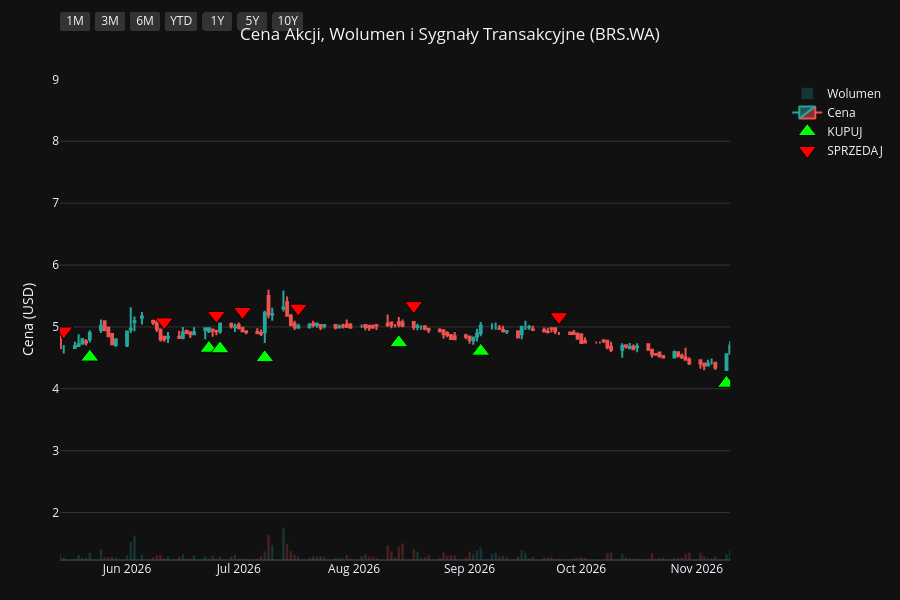
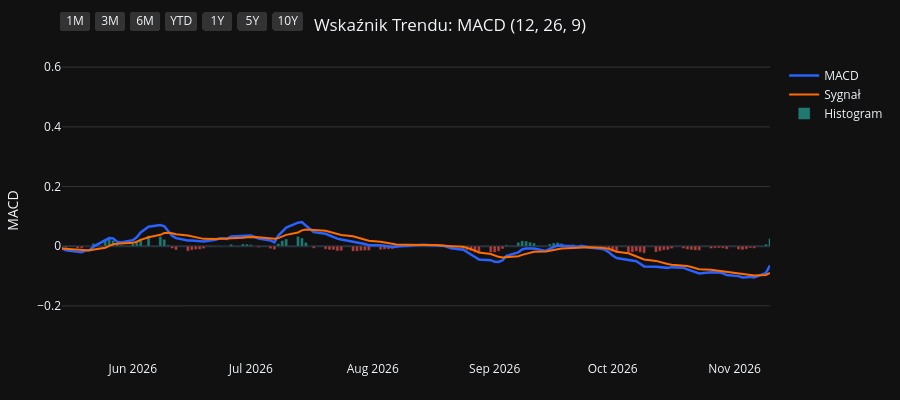
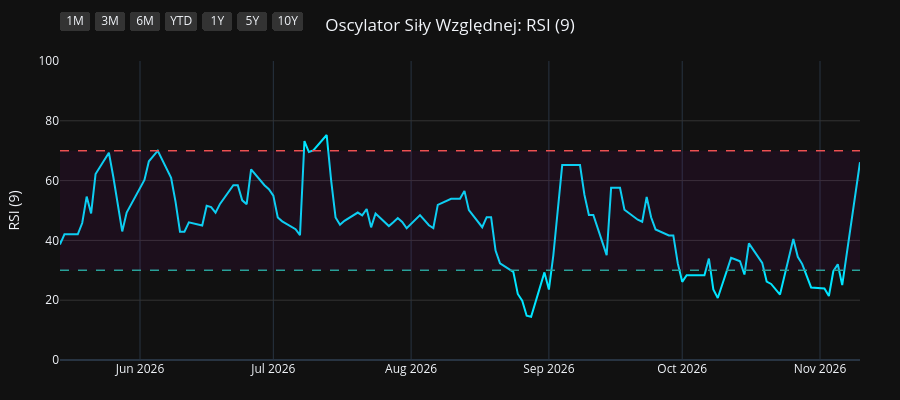
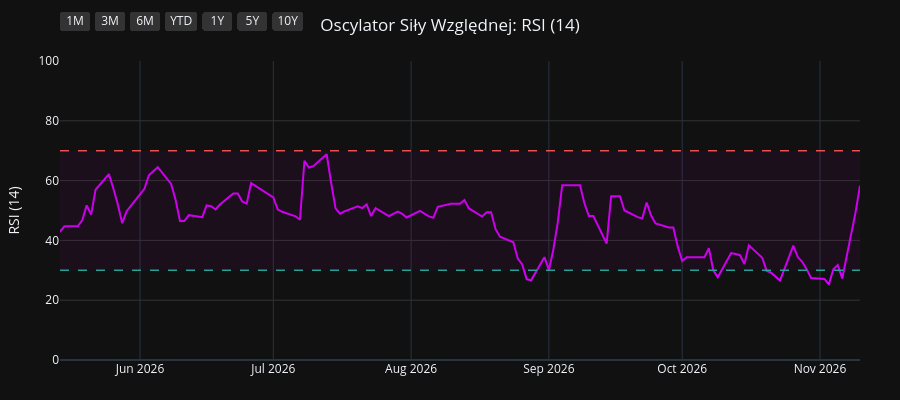

Write notebook code for charts like these, in order.
### Code cell
import os
import yfinance as yf
import pandas as pd
import pandas_ta as ta
import plotly.graph_objects as go
from plotly.subplots import make_subplots

# 1. Pobranie i przygotowanie danych
symbol = os.environ.get("STOCK_TICKER", "").strip().upper()
if not symbol:
    raise RuntimeError("Set STOCK_TICKER before running price_extractor.ipynb")
df = yf.Ticker(symbol).history(period="10y")
df.index = df.index.tz_localize(None)

# Wskaźniki i sygnały
df.ta.macd(fast=12, slow=26, signal=9, append=True)
df.ta.rsi(length=9, append=True)
df.ta.rsi(length=14, append=True)
df.ta.rsi(length=21, append=True)
df.dropna(inplace=True)

macd = df['MACD_12_26_9']
signal = df['MACDs_12_26_9']
wczorajszy_macd = macd.shift(1)
wczorajszy_signal = signal.shift(1)

df['Decyzja'] = 'BRAK'
df.loc[(macd > signal) & (wczorajszy_macd <= wczorajszy_signal), 'Decyzja'] = 'KUPUJ'
df.loc[(macd < signal) & (wczorajszy_macd >= wczorajszy_signal), 'Decyzja'] = 'SPRZEDAJ'

df_kupuj = df[df['Decyzja'] == 'KUPUJ']
df_sprzedaj = df[df['Decyzja'] == 'SPRZEDAJ']
df_dywidendy = df[df['Dividends'] > 0]
df_splity = df[df['Stock Splits'] > 0]

# Wspólna konfiguracja osi X
konfiguracja_osi_x = dict(
    type="date",
    showspikes=True, spikemode="across", spikesnap="cursor", spikedash="dot", spikecolor="#ffffff", spikethickness=1, hoverformat="%Y-%m-%d",
    rangeselector=dict(
        buttons=list([
            dict(count=1, label="1M", step="month", stepmode="backward"),
            dict(count=3, label="3M", step="month", stepmode="backward"),
            dict(count=6, label="6M", step="month", stepmode="backward"),
            dict(count=1, label="YTD", step="year", stepmode="todate"),
            dict(count=1, label="1Y", step="year", stepmode="backward"),
            dict(count=5, label="5Y", step="year", stepmode="backward"),
            dict(step="all", label="10Y")
        ]),
        bgcolor="#333333", activecolor="#2962ff", x=0, y=1.1
    )
)

# ==========================================
# WYKRES 1: CENA + WOLUMEN + SYGNAŁY
# ==========================================
fig1 = make_subplots(specs=[[{"secondary_y": True}]])

kolory_wolumenu = ['#26a69a' if row['Close'] >= row['Open'] else '#ef5350' for index, row in df.iterrows()]
fig1.add_trace(go.Bar(x=df.index, y=df['Volume'], marker_color=kolory_wolumenu, opacity=0.25, name='Wolumen'), secondary_y=True)
fig1.add_trace(go.Candlestick(x=df.index, open=df['Open'], high=df['High'], low=df['Low'], close=df['Close'], name='Cena', increasing_line_color='#26a69a', decreasing_line_color='#ef5350'), secondary_y=False)
fig1.add_trace(go.Scatter(x=df_kupuj.index, y=df_kupuj['Low'] * 0.95, customdata=df_kupuj[['Low', 'High']], mode='markers', marker=dict(symbol='triangle-up', size=16, color='#00ff00', line=dict(width=1, color='black')), name='KUPUJ', hovertemplate='KUPUJ<br>Najniższa: %{customdata[0]:.2f}<br>Najwyższa: %{customdata[1]:.2f}<extra></extra>'), secondary_y=False)
fig1.add_trace(go.Scatter(x=df_sprzedaj.index, y=df_sprzedaj['High'] * 1.05, customdata=df_sprzedaj[['Low', 'High']], mode='markers', marker=dict(symbol='triangle-down', size=16, color='#ff0000', line=dict(width=1, color='black')), name='SPRZEDAJ', hovertemplate='SPRZEDAJ<br>Najniższa: %{customdata[0]:.2f}<br>Najwyższa: %{customdata[1]:.2f}<extra></extra>'), secondary_y=False)

if not df_dywidendy.empty:
    fig1.add_trace(go.Scatter(x=df_dywidendy.index, y=df_dywidendy['Low'] * 0.90, mode='markers+text', marker=dict(symbol='circle', size=12, color='#29b6f6', line=dict(width=1, color='white')), text=df_dywidendy['Dividends'].apply(lambda x: f"{x}$"), textposition="bottom center", name='Dywidenda', showlegend=False, hovertemplate='Dywidenda: %{text}<extra></extra>', textfont=dict(color="#29b6f6")), secondary_y=False)
if not df_splity.empty:
                    fig1.add_trace(go.Scatter(x=df_splity.index, y=df_splity['High'], mode='markers+text', marker=dict(symbol='star', size=16, color='#ffee58', line=dict(width=1, color='black')), text=df_splity['Stock Splits'].apply(lambda x: f"{x:g}:1" if x >= 1 else f"1:{1 / x:g}"), textposition="top center", name='Split', hovertemplate='%{text}<extra></extra>', textfont=dict(color="#ffee58")), secondary_y=False)

fig1.update_layout(title=dict(text=f"Cena Akcji, Wolumen i Sygnały Transakcyjne ({symbol})", x=0.5, xanchor='center'), dragmode='pan', xaxis_rangeslider_visible=False, template='plotly_dark', height=600, hovermode='x unified', margin=dict(l=60, r=40, t=60, b=40))
fig1.update_xaxes(**konfiguracja_osi_x)
fig1.update_xaxes(range=[df.index.max() - pd.Timedelta(days=180), df.index.max()])
fig1.update_yaxes(title_text="Cena (USD)", secondary_y=False, gridcolor='#333333')
fig1.update_yaxes(range=[0, df['Volume'].max() * 4], showgrid=False, showticklabels=False, secondary_y=True)
fig1.show(config={'scrollZoom': True})

# ==========================================
# WYKRES 2: WSKAŹNIK MACD
# ==========================================
fig2 = go.Figure()
fig2.add_trace(go.Scatter(x=df.index, y=df['MACD_12_26_9'], line=dict(color='#2962ff', width=2.5), name='MACD'))
fig2.add_trace(go.Scatter(x=df.index, y=df['MACDs_12_26_9'], line=dict(color='#ff6d00', width=2), name='Sygnał'))
kolory_macd = ['#26a69a' if val >= 0 else '#ef5350' for val in df['MACDh_12_26_9']]
fig2.add_trace(go.Bar(x=df.index, y=df['MACDh_12_26_9'], marker_color=kolory_macd, name='Histogram', opacity=0.7))
fig2.update_layout(title=dict(text="Wskaźnik Trendu: MACD (12, 26, 9)", x=0.5, xanchor='center'), dragmode='pan', xaxis_rangeslider_visible=False, template='plotly_dark', height=400, hovermode='x unified', margin=dict(l=60, r=40, t=60, b=40))
fig2.update_xaxes(**konfiguracja_osi_x)
fig2.update_xaxes(range=[df.index.max() - pd.Timedelta(days=180), df.index.max()])
fig2.update_yaxes(title_text="MACD", gridcolor='#333333')
fig2.show(config={'scrollZoom': True})

# ==========================================
# WYKRES 3: OSCYLATOR RSI (9)
# ==========================================
fig3 = go.Figure()
fig3.add_trace(go.Scatter(x=df.index, y=df['RSI_9'], line=dict(color='#00e5ff', width=2), name='RSI (9)'))
fig3.add_hline(y=70, line_dash="dash", line_color="#ef5350", line_width=1.5)
fig3.add_hline(y=30, line_dash="dash", line_color="#26a69a", line_width=1.5)
fig3.add_hrect(y0=30, y1=70, line_width=0, fillcolor="purple", opacity=0.1)
fig3.update_layout(title=dict(text="Oscylator Siły Względnej: RSI (9)", x=0.5, xanchor='center'), dragmode='pan', xaxis_rangeslider_visible=False, template='plotly_dark', height=400, hovermode='x unified', margin=dict(l=60, r=40, t=60, b=40))
fig3.update_xaxes(**konfiguracja_osi_x)
fig3.update_xaxes(range=[df.index.max() - pd.Timedelta(days=180), df.index.max()])
fig3.update_yaxes(title_text="RSI (9)", range=[0, 100], gridcolor='#333333')
fig3.show(config={'scrollZoom': True})

# ==========================================
# WYKRES 4: OSCYLATOR RSI (14)
# ==========================================
fig4 = go.Figure()
fig4.add_trace(go.Scatter(x=df.index, y=df['RSI_14'], line=dict(color='#d500f9', width=2), name='RSI (14)'))
fig4.add_hline(y=70, line_dash="dash", line_color="#ef5350", line_width=1.5)
fig4.add_hline(y=30, line_dash="dash", line_color="#26a69a", line_width=1.5)
fig4.add_hrect(y0=30, y1=70, line_width=0, fillcolor="purple", opacity=0.1)
fig4.update_layout(title=dict(text="Oscylator Siły Względnej: RSI (14)", x=0.5, xanchor='center'), dragmode='pan', xaxis_rangeslider_visible=False, template='plotly_dark', height=400, hovermode='x unified', margin=dict(l=60, r=40, t=60, b=40))
fig4.update_xaxes(**konfiguracja_osi_x)
fig4.update_xaxes(range=[df.index.max() - pd.Timedelta(days=180), df.index.max()])
fig4.update_yaxes(title_text="RSI (14)", range=[0, 100], gridcolor='#333333')
fig4.show(config={'scrollZoom': True})

# ==========================================
# WYKRES 5: OSCYLATOR RSI (21)
# ==========================================
fig5 = go.Figure()
fig5.add_trace(go.Scatter(x=df.index, y=df['RSI_21'], line=dict(color='#64dd17', width=2), name='RSI (21)'))
fig5.add_hline(y=70, line_dash="dash", line_color="#ef5350", line_width=1.5)
fig5.add_hline(y=30, line_dash="dash", line_color="#26a69a", line_width=1.5)
fig5.add_hrect(y0=30, y1=70, line_width=0, fillcolor="purple", opacity=0.1)
fig5.update_layout(title=dict(text="Oscylator Siły Względnej: RSI (21)", x=0.5, xanchor='center'), dragmode='pan', xaxis_rangeslider_visible=False, template='plotly_dark', height=400, hovermode='x unified', margin=dict(l=60, r=40, t=60, b=40))
fig5.update_xaxes(**konfiguracja_osi_x)
fig5.update_xaxes(range=[df.index.max() - pd.Timedelta(days=180), df.index.max()])
fig5.update_yaxes(title_text="RSI (21)", range=[0, 100], gridcolor='#333333')
fig5.show(config={'scrollZoom': True})

### Figure 1 — Plotly figure (JSON) as saved in the notebook; plotly's stock layout.template omitted (floating-point values rounded to 4 significant figures; data arrays with more than 128 entries replaced by an {"elided": "..."} marker saying what was removed)
{"data": [{"marker": {"color": {"elided": "2506 str values"}}, "name": "Wolumen", "opacity": 0.25, "type": "bar", "x": {"elided": "2506 str values"}, "xaxis": "x", "y": {"elided": "2506 int values"}, "yaxis": "y2"}, {"close": {"elided": "2506 float values"}, "decreasing": {"line": {"color": "#ef5350"}}, "high": {"elided": "2506 float values"}, "increasing": {"line": {"color": "#26a69a"}}, "low": {"elided": "2506 float values"}, "name": "Cena", "open": {"elided": "2506 float values"}, "type": "candlestick", "x": {"elided": "2506 str values"}, "xaxis": "x", "yaxis": "y"}, {"customdata": {"elided": "89x2 float values"}, "hovertemplate": "KUPUJ<br>Najniższa: %{customdata[0]:.2f}<br>Najwyższa: %{customdata[1]:.2f}<extra></extra>", "marker": {"color": "#00ff00", "line": {"color": "black", "width": 1}, "size": 16, "symbol": "triangle-up"}, "mode": "markers", "name": "KUPUJ", "type": "scatter", "x": ["2017-04-12T00:00:00", "2017-05-23T00:00:00", "2017-06-21T00:00:00", "2017-08-02T00:00:00", "2017-08-28T00:00:00", "2017-09-27T00:00:00", "2017-11-21T00:00:00", "2017-12-29T00:00:00", "2018-02-01T00:00:00", "2018-02-23T00:00:00", "2018-04-23T00:00:00", "2018-07-05T00:00:00", "2018-08-20T00:00:00", "2018-09-27T00:00:00", "2018-10-31T00:00:00", "2019-01-14T00:00:00", "2019-01-24T00:00:00", "2019-03-15T00:00:00", "2019-03-26T00:00:00", "2019-06-03T00:00:00", "2019-09-12T00:00:00", "2019-10-14T00:00:00", "2019-12-05T00:00:00", "2020-04-07T00:00:00", "2020-05-08T00:00:00", "2020-06-12T00:00:00", "2020-07-02T00:00:00", "2020-08-25T00:00:00", "2020-09-22T00:00:00", "2020-11-06T00:00:00", "2020-12-29T00:00:00", "2021-02-10T00:00:00", "2021-03-22T00:00:00", "2021-04-16T00:00:00", "2021-05-06T00:00:00", "2021-05-17T00:00:00", "2021-06-11T00:00:00", "2021-07-14T00:00:00", "2021-07-29T00:00:00", "2021-10-20T00:00:00", "2021-12-07T00:00:00", "2021-12-16T00:00:00", "2022-03-08T00:00:00", "2022-04-21T00:00:00", "2022-04-29T00:00:00", "2022-06-27T00:00:00", "2022-08-19T00:00:00", "2022-10-20T00:00:00", "2022-12-29T00:00:00", "2023-01-30T00:00:00", "2023-02-27T00:00:00", "2023-03-16T00:00:00", "2023-04-17T00:00:00", "2023-07-28T00:00:00", "2023-08-25T00:00:00", "2023-09-15T00:00:00", "2023-10-27T00:00:00", "2023-10-31T00:00:00", "2023-11-09T00:00:00", "2023-11-17T00:00:00", "2024-01-11T00:00:00", "2024-02-05T00:00:00", "2024-04-03T00:00:00", "2024-04-08T00:00:00", "2024-06-07T00:00:00", "2024-06-28T00:00:00", "2024-07-30T00:00:00", "2024-08-30T00:00:00", "2024-11-06T00:00:00", "2024-12-04T00:00:00", "2025-02-18T00:00:00", "2025-02-24T00:00:00", "2025-04-03T00:00:00", "2025-05-29T00:00:00", "2025-06-18T00:00:00", "2025-08-21T00:00:00", "2025-09-12T00:00:00", "2025-12-17T00:00:00", "2026-03-12T00:00:00", "2026-03-31T00:00:00", "2026-04-02T00:00:00", "2026-04-27T00:00:00", "2026-05-22T00:00:00", "2026-06-23T00:00:00", "2026-06-26T00:00:00", "2026-07-08T00:00:00", "2026-08-13T00:00:00", "2026-09-04T00:00:00", "2026-11-09T00:00:00"], "xaxis": "x", "y": [7.561, 7.374, 6.775, 6.923, 6.511, 6.318, 6.376, 5.699, 6.118, 6.047, 5.635, 4.289, 4.115, 3.201, 3.072, 2.988, 2.995, 2.904, 2.866, 2.525, 2.737, 2.814, 2.618, 2.415, 2.26, 2.26, 2.251, 2.235, 2.125, 1.784, 1.964, 1.884, 2.054, 2.048, 2.074, 2.087, 2.125, 2.222, 2.177, 2.009, 2.193, 2.19, 1.948, 2.306, 2.27, 3.965, 3.708, 3.038, 3.565, 3.98, 4.04, 4.236, 4.801, 5.463, 5.088, 4.98, 5.038, 4.98, 4.946, 4.955, 5.08, 5.013, 4.971, 4.971, 5.175, 5.022, 4.878, 4.627, 4.77, 4.627, 4.6, 4.582, 4.132, 6.137, 5.985, 5.662, 5.32, 5.244, 4.304, 4.323, 4.323, 4.227, 4.513, 4.655, 4.645, 4.503, 4.745, 4.607, 4.09], "yaxis": "y"}, {"customdata": {"elided": "89x2 float values"}, "hovertemplate": "SPRZEDAJ<br>Najniższa: %{customdata[0]:.2f}<br>Najwyższa: %{customdata[1]:.2f}<extra></extra>", "marker": {"color": "#ff0000", "line": {"color": "black", "width": 1}, "size": 16, "symbol": "triangle-down"}, "mode": "markers", "name": "SPRZEDAJ", "type": "scatter", "x": ["2017-02-13T00:00:00", "2017-04-25T00:00:00", "2017-05-29T00:00:00", "2017-07-17T00:00:00", "2017-08-09T00:00:00", "2017-09-12T00:00:00", "2017-11-10T00:00:00", "2017-12-01T00:00:00", "2018-01-25T00:00:00", "2018-02-15T00:00:00", "2018-03-06T00:00:00", "2018-05-16T00:00:00", "2018-08-14T00:00:00", "2018-09-04T00:00:00", "2018-10-24T00:00:00", "2019-01-09T00:00:00", "2019-01-17T00:00:00", "2019-02-19T00:00:00", "2019-03-21T00:00:00", "2019-04-15T00:00:00", "2019-08-01T00:00:00", "2019-10-01T00:00:00", "2019-10-22T00:00:00", "2020-02-03T00:00:00", "2020-05-04T00:00:00", "2020-06-10T00:00:00", "2020-06-17T00:00:00", "2020-07-31T00:00:00", "2020-09-08T00:00:00", "2020-10-01T00:00:00", "2020-12-22T00:00:00", "2021-01-12T00:00:00", "2021-03-16T00:00:00", "2021-03-23T00:00:00", "2021-04-19T00:00:00", "2021-05-13T00:00:00", "2021-06-08T00:00:00", "2021-06-24T00:00:00", "2021-07-20T00:00:00", "2021-08-25T00:00:00", "2021-11-26T00:00:00", "2021-12-13T00:00:00", "2022-01-11T00:00:00", "2022-04-12T00:00:00", "2022-04-27T00:00:00", "2022-05-24T00:00:00", "2022-07-15T00:00:00", "2022-09-07T00:00:00", "2022-11-29T00:00:00", "2023-01-16T00:00:00", "2023-02-14T00:00:00", "2023-03-03T00:00:00", "2023-03-29T00:00:00", "2023-05-08T00:00:00", "2023-08-07T00:00:00", "2023-09-08T00:00:00", "2023-10-02T00:00:00", "2023-10-30T00:00:00", "2023-11-02T00:00:00", "2023-11-13T00:00:00", "2023-12-22T00:00:00", "2024-01-16T00:00:00", "2024-03-04T00:00:00", "2024-04-04T00:00:00", "2024-05-16T00:00:00", "2024-06-12T00:00:00", "2024-07-09T00:00:00", "2024-08-09T00:00:00", "2024-10-24T00:00:00", "2024-11-18T00:00:00", "2025-01-13T00:00:00", "2025-02-19T00:00:00", "2025-03-03T00:00:00", "2025-05-13T00:00:00", "2025-06-02T00:00:00", "2025-07-01T00:00:00", "2025-08-29T00:00:00", "2025-10-23T00:00:00", "2026-01-13T00:00:00", "2026-03-27T00:00:00", "2026-04-01T00:00:00", "2026-04-23T00:00:00", "2026-05-15T00:00:00", "2026-06-11T00:00:00", "2026-06-25T00:00:00", "2026-07-02T00:00:00", "2026-07-17T00:00:00", "2026-08-17T00:00:00", "2026-09-25T00:00:00"], "xaxis": "x", "y": [8.456, 8.278, 8.186, 7.887, 7.709, 7.146, 7.025, 6.791, 6.605, 6.847, 6.904, 6.157, 4.584, 4.584, 3.452, 3.331, 3.331, 3.438, 3.203, 3.303, 3.185, 3.178, 3.157, 3.16, 2.562, 2.598, 2.577, 2.662, 2.463, 2.349, 2.171, 2.239, 2.288, 2.349, 2.306, 2.313, 2.37, 2.506, 2.381, 2.541, 2.417, 2.42, 2.627, 2.523, 2.527, 4.271, 4.832, 4.29, 4.382, 4.349, 4.499, 4.524, 5.115, 6.123, 5.992, 5.568, 5.808, 5.614, 5.55, 5.568, 5.67, 5.642, 5.614, 5.577, 5.707, 5.729, 5.6, 5.362, 5.421, 5.392, 5.66, 5.143, 4.965, 6.534, 6.762, 7.056, 6.216, 6.867, 6.279, 4.987, 5.229, 4.778, 4.935, 5.082, 5.187, 5.25, 5.303, 5.345, 5.166], "yaxis": "y"}, {"hovertemplate": "Dywidenda: %{text}<extra></extra>", "marker": {"color": "#29b6f6", "line": {"color": "white", "width": 1}, "size": 12, "symbol": "circle"}, "mode": "markers+text", "name": "Dywidenda", "showlegend": false, "text": ["0.92$", "0.74$", "0.44$", "0.35$"], "textfont": {"color": "#29b6f6"}, "textposition": "bottom center", "type": "scatter", "x": ["2022-06-02T00:00:00", "2023-05-26T00:00:00", "2024-05-24T00:00:00", "2025-05-27T00:00:00"], "xaxis": "x", "y": [3.735, 5.437, 4.715, 5.49], "yaxis": "y"}], "layout": {"dragmode": "pan", "height": 600, "hovermode": "x unified", "margin": {"b": 40, "l": 60, "r": 40, "t": 60}, "title": {"text": "Cena Akcji, Wolumen i Sygnały Transakcyjne (BRS.WA)", "x": 0.5, "xanchor": "center"}, "xaxis": {"anchor": "y", "domain": [0.0, 0.94], "hoverformat": "%Y-%m-%d", "range": ["2026-05-14T00:00:00", "2026-11-10T00:00:00"], "rangeselector": {"activecolor": "#2962ff", "bgcolor": "#333333", "buttons": [{"count": 1, "label": "1M", "step": "month", "stepmode": "backward"}, {"count": 3, "label": "3M", "step": "month", "stepmode": "backward"}, {"count": 6, "label": "6M", "step": "month", "stepmode": "backward"}, {"count": 1, "label": "YTD", "step": "year", "stepmode": "todate"}, {"count": 1, "label": "1Y", "step": "year", "stepmode": "backward"}, {"count": 5, "label": "5Y", "step": "year", "stepmode": "backward"}, {"label": "10Y", "step": "all"}], "x": 0, "y": 1.1}, "rangeslider": {"visible": false}, "showspikes": true, "spikecolor": "#ffffff", "spikedash": "dot", "spikemode": "across", "spikesnap": "cursor", "spikethickness": 1, "type": "date"}, "yaxis": {"anchor": "x", "domain": [0.0, 1.0], "gridcolor": "#333333", "title": {"text": "Cena (USD)"}}, "yaxis2": {"anchor": "x", "overlaying": "y", "range": [0, 13039008], "showgrid": false, "showticklabels": false, "side": "right"}}}

### Figure 2 — Plotly figure (JSON) as saved in the notebook; plotly's stock layout.template omitted (floating-point values rounded to 4 significant figures; data arrays with more than 128 entries replaced by an {"elided": "..."} marker saying what was removed)
{"data": [{"line": {"color": "#2962ff", "width": 2.5}, "name": "MACD", "type": "scatter", "x": {"elided": "2506 str values"}, "y": {"elided": "2506 float values"}}, {"line": {"color": "#ff6d00", "width": 2}, "name": "Sygnał", "type": "scatter", "x": {"elided": "2506 str values"}, "y": {"elided": "2506 float values"}}, {"marker": {"color": {"elided": "2506 str values"}}, "name": "Histogram", "opacity": 0.7, "type": "bar", "x": {"elided": "2506 str values"}, "y": {"elided": "2506 float values"}}], "layout": {"dragmode": "pan", "height": 400, "hovermode": "x unified", "margin": {"b": 40, "l": 60, "r": 40, "t": 60}, "title": {"text": "Wskaźnik Trendu: MACD (12, 26, 9)", "x": 0.5, "xanchor": "center"}, "xaxis": {"hoverformat": "%Y-%m-%d", "range": ["2026-05-14T00:00:00", "2026-11-10T00:00:00"], "rangeselector": {"activecolor": "#2962ff", "bgcolor": "#333333", "buttons": [{"count": 1, "label": "1M", "step": "month", "stepmode": "backward"}, {"count": 3, "label": "3M", "step": "month", "stepmode": "backward"}, {"count": 6, "label": "6M", "step": "month", "stepmode": "backward"}, {"count": 1, "label": "YTD", "step": "year", "stepmode": "todate"}, {"count": 1, "label": "1Y", "step": "year", "stepmode": "backward"}, {"count": 5, "label": "5Y", "step": "year", "stepmode": "backward"}, {"label": "10Y", "step": "all"}], "x": 0, "y": 1.1}, "rangeslider": {"visible": false}, "showspikes": true, "spikecolor": "#ffffff", "spikedash": "dot", "spikemode": "across", "spikesnap": "cursor", "spikethickness": 1, "type": "date"}, "yaxis": {"gridcolor": "#333333", "title": {"text": "MACD"}}}}

### Figure 3 — Plotly figure (JSON) as saved in the notebook; plotly's stock layout.template omitted (floating-point values rounded to 4 significant figures; data arrays with more than 128 entries replaced by an {"elided": "..."} marker saying what was removed)
{"data": [{"line": {"color": "#00e5ff", "width": 2}, "name": "RSI (9)", "type": "scatter", "x": {"elided": "2506 str values"}, "y": {"elided": "2506 float values"}}], "layout": {"dragmode": "pan", "height": 400, "hovermode": "x unified", "margin": {"b": 40, "l": 60, "r": 40, "t": 60}, "shapes": [{"line": {"color": "#ef5350", "dash": "dash", "width": 1.5}, "type": "line", "x0": 0, "x1": 1, "xref": "x domain", "y0": 70, "y1": 70, "yref": "y"}, {"line": {"color": "#26a69a", "dash": "dash", "width": 1.5}, "type": "line", "x0": 0, "x1": 1, "xref": "x domain", "y0": 30, "y1": 30, "yref": "y"}, {"fillcolor": "purple", "line": {"width": 0}, "opacity": 0.1, "type": "rect", "x0": 0, "x1": 1, "xref": "x domain", "y0": 30, "y1": 70, "yref": "y"}], "title": {"text": "Oscylator Siły Względnej: RSI (9)", "x": 0.5, "xanchor": "center"}, "xaxis": {"hoverformat": "%Y-%m-%d", "range": ["2026-05-14T00:00:00", "2026-11-10T00:00:00"], "rangeselector": {"activecolor": "#2962ff", "bgcolor": "#333333", "buttons": [{"count": 1, "label": "1M", "step": "month", "stepmode": "backward"}, {"count": 3, "label": "3M", "step": "month", "stepmode": "backward"}, {"count": 6, "label": "6M", "step": "month", "stepmode": "backward"}, {"count": 1, "label": "YTD", "step": "year", "stepmode": "todate"}, {"count": 1, "label": "1Y", "step": "year", "stepmode": "backward"}, {"count": 5, "label": "5Y", "step": "year", "stepmode": "backward"}, {"label": "10Y", "step": "all"}], "x": 0, "y": 1.1}, "rangeslider": {"visible": false}, "showspikes": true, "spikecolor": "#ffffff", "spikedash": "dot", "spikemode": "across", "spikesnap": "cursor", "spikethickness": 1, "type": "date"}, "yaxis": {"gridcolor": "#333333", "range": [0, 100], "title": {"text": "RSI (9)"}}}}

### Figure 4 — Plotly figure (JSON) as saved in the notebook; plotly's stock layout.template omitted (floating-point values rounded to 4 significant figures; data arrays with more than 128 entries replaced by an {"elided": "..."} marker saying what was removed)
{"data": [{"line": {"color": "#d500f9", "width": 2}, "name": "RSI (14)", "type": "scatter", "x": {"elided": "2506 str values"}, "y": {"elided": "2506 float values"}}], "layout": {"dragmode": "pan", "height": 400, "hovermode": "x unified", "margin": {"b": 40, "l": 60, "r": 40, "t": 60}, "shapes": [{"line": {"color": "#ef5350", "dash": "dash", "width": 1.5}, "type": "line", "x0": 0, "x1": 1, "xref": "x domain", "y0": 70, "y1": 70, "yref": "y"}, {"line": {"color": "#26a69a", "dash": "dash", "width": 1.5}, "type": "line", "x0": 0, "x1": 1, "xref": "x domain", "y0": 30, "y1": 30, "yref": "y"}, {"fillcolor": "purple", "line": {"width": 0}, "opacity": 0.1, "type": "rect", "x0": 0, "x1": 1, "xref": "x domain", "y0": 30, "y1": 70, "yref": "y"}], "title": {"text": "Oscylator Siły Względnej: RSI (14)", "x": 0.5, "xanchor": "center"}, "xaxis": {"hoverformat": "%Y-%m-%d", "range": ["2026-05-14T00:00:00", "2026-11-10T00:00:00"], "rangeselector": {"activecolor": "#2962ff", "bgcolor": "#333333", "buttons": [{"count": 1, "label": "1M", "step": "month", "stepmode": "backward"}, {"count": 3, "label": "3M", "step": "month", "stepmode": "backward"}, {"count": 6, "label": "6M", "step": "month", "stepmode": "backward"}, {"count": 1, "label": "YTD", "step": "year", "stepmode": "todate"}, {"count": 1, "label": "1Y", "step": "year", "stepmode": "backward"}, {"count": 5, "label": "5Y", "step": "year", "stepmode": "backward"}, {"label": "10Y", "step": "all"}], "x": 0, "y": 1.1}, "rangeslider": {"visible": false}, "showspikes": true, "spikecolor": "#ffffff", "spikedash": "dot", "spikemode": "across", "spikesnap": "cursor", "spikethickness": 1, "type": "date"}, "yaxis": {"gridcolor": "#333333", "range": [0, 100], "title": {"text": "RSI (14)"}}}}
